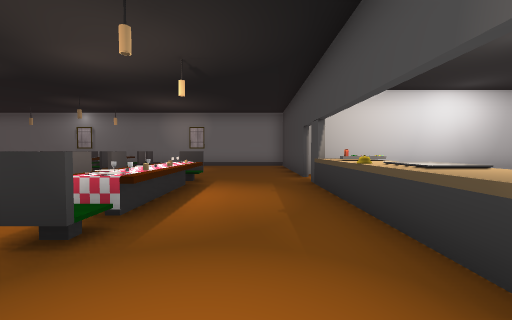
[1] (above)

23 first-person views from a walk through a Unity game level. The camera is 1.4 m above the floor, tilts 2° down and sees 90° across. The floor is counted in squares, 2 m on a side. Each view is taken from the middle of a square. On the plan, view 1 faces up. The plan holds only what a view shows up to about 9 squares ahead; the rest is blank. Some surface patterns are stand-ins.

[2]
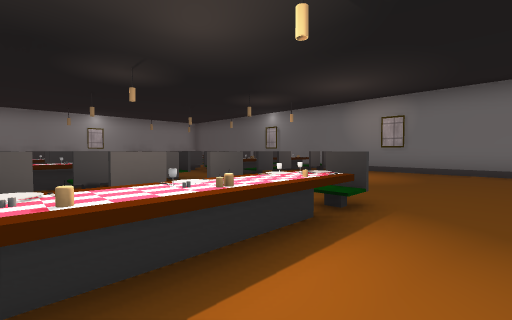

[3]
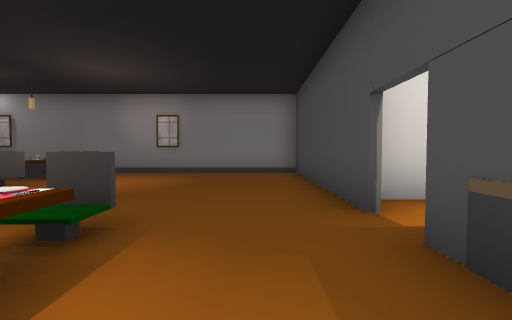

[4]
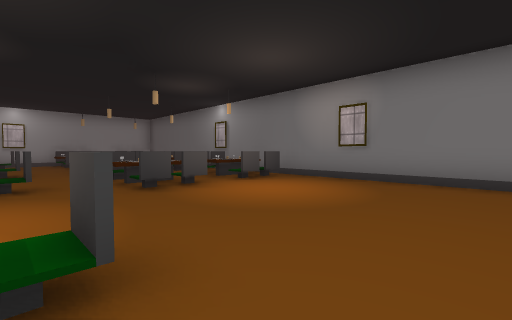

[5]
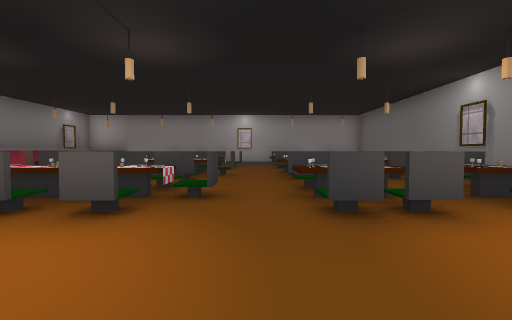

[6]
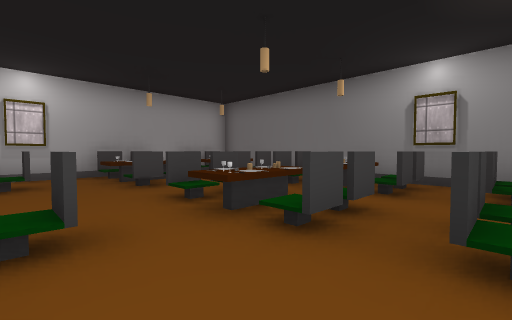

[7]
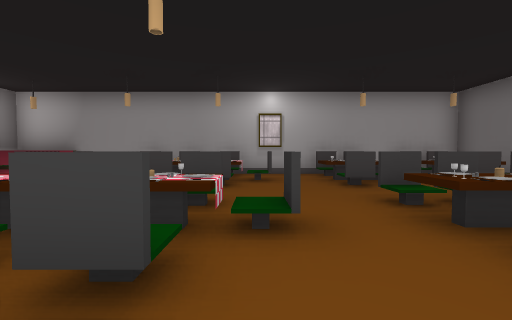

[8]
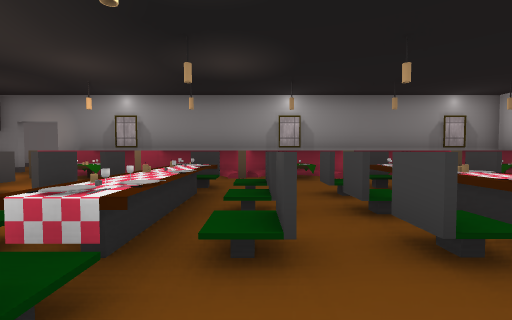

[9]
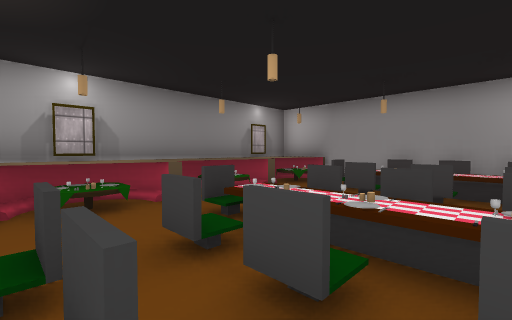

[10]
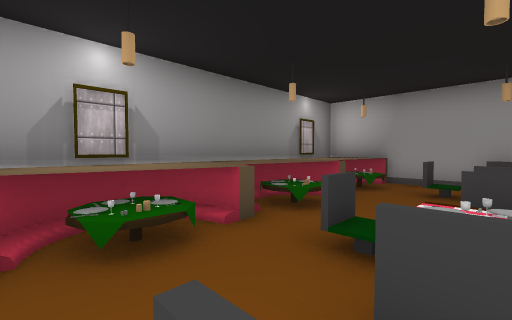

[11]
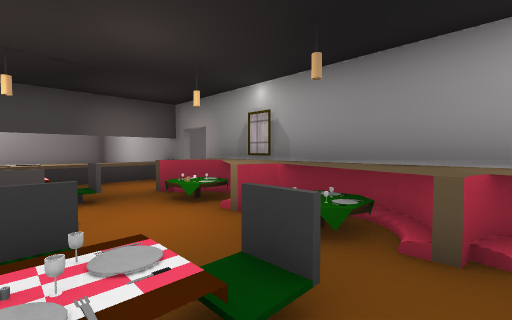

[12]
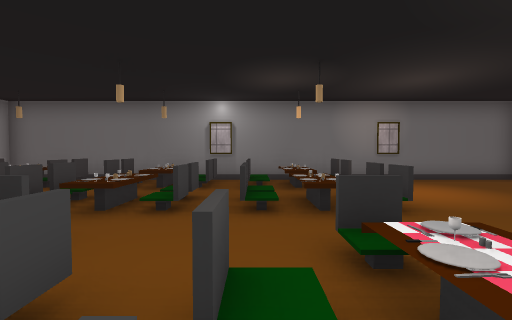

[13]
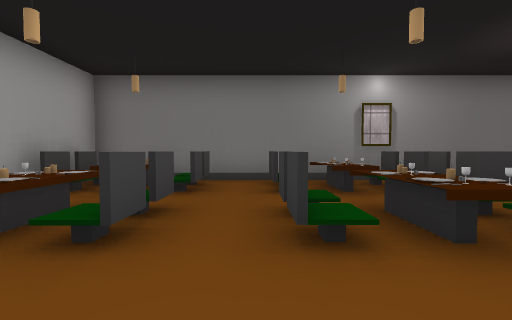

[14]
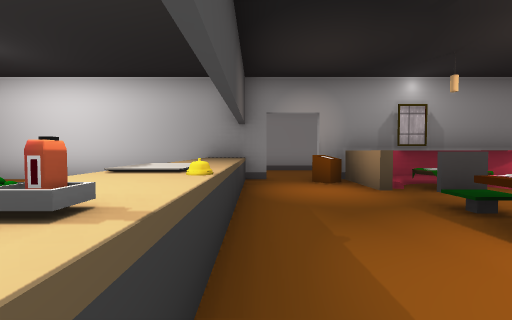

[15]
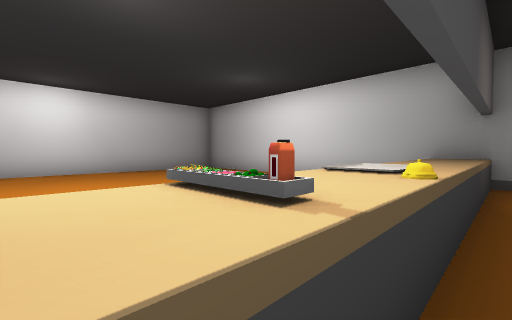

[16]
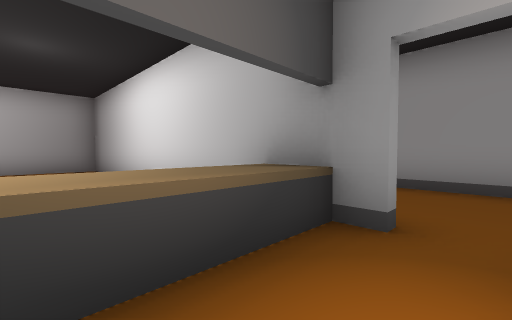

[17]
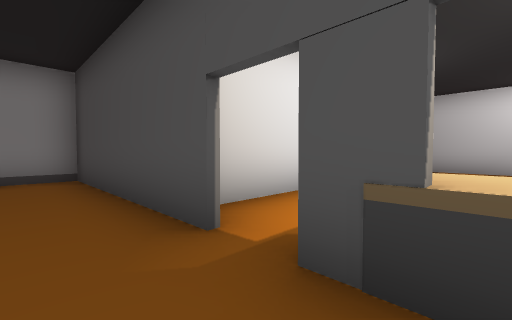

[18]
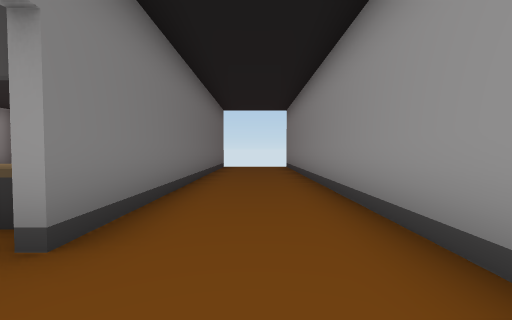

[19]
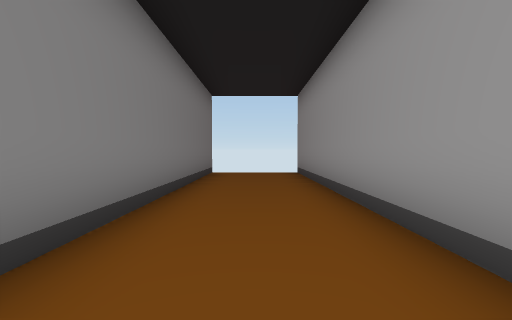

[20]
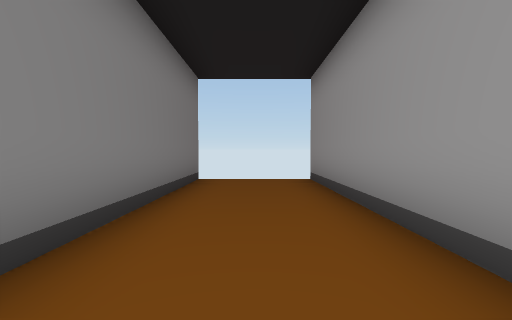

[21]
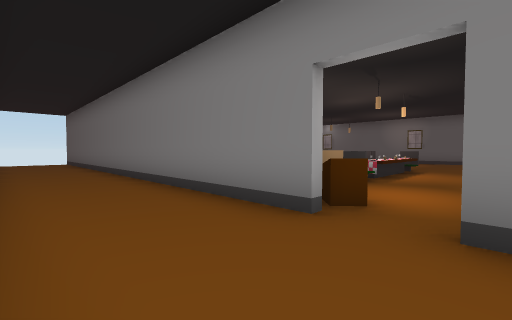

[22]
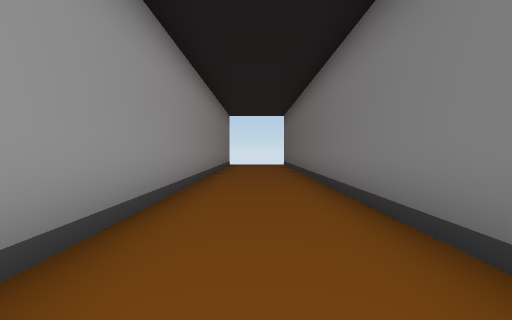

[23]
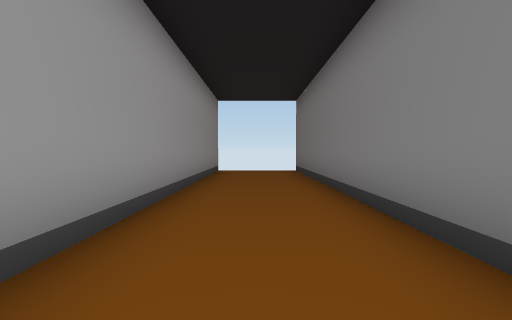

### Floor plan
Key: @ floor where view 1 was taken; # wall or solid block; x gap in a wall; . main floor; : floor 0.5 m higher than the main floor; / step, stairs or slope; = window, fence, low wall or low ledge; ^ raised ledge; O other object.
Columns run from 15 left of view 1 to 10 right of it. Each row starts with its distance up from view 1.
 13  #################
 12 #  ..............#
 11 #/^x=^^xx#.......#
 10 #/x...=//x.......#
  9 #/^##.###^#......#
  8 #/^#=.=##.#.....###
  7 #...............#  #######
  6 #.:......=......#^       #
  5 #/^##.^#/^#.#^...^   ....#
  4 #/^##.^x/^x #^...^   ....#
  3 #/^##.^=/^# #^..=O   ....#
  2 #.:......=.......O   ....#
  1 #................^      .#
  0 ^^^^^^^^^^^^^^=@.^       #
 -1 x#############^..^########
 -2 ................##########
 -3 ..........................
 -4 ..........................
 -5  ############  ###########

Where each view was taken, in squares from view 1:
view 1: 0 up, 0 right, facing up
view 2: 3 up, 0 right, facing up-left
view 3: 4 up, 0 right, facing up
view 4: 6 up, 0 right, facing up-left
view 5: 7 up, 2 left, facing left
view 6: 6 up, 7 left, facing up-left
view 7: 6 up, 7 left, facing left
view 8: 7 up, 7 left, facing down
view 9: 5 up, 7 left, facing down-left
view 10: 3 up, 7 left, facing down-left
view 11: 3 up, 7 left, facing down-right
view 12: 4 up, 7 left, facing up
view 13: 6 up, 11 left, facing up
view 14: 5 up, 1 right, facing down
view 15: 5 up, 1 right, facing down-right
view 16: 1 up, 0 right, facing down-right
view 17: 5 up, 0 right, facing up-right
view 18: 3 down, 1 left, facing right
view 19: 3 down, 2 right, facing right
view 20: 3 down, 4 right, facing right
view 21: 4 down, 1 right, facing up-left
view 22: 3 down, 2 left, facing left
view 23: 3 down, 6 left, facing left
